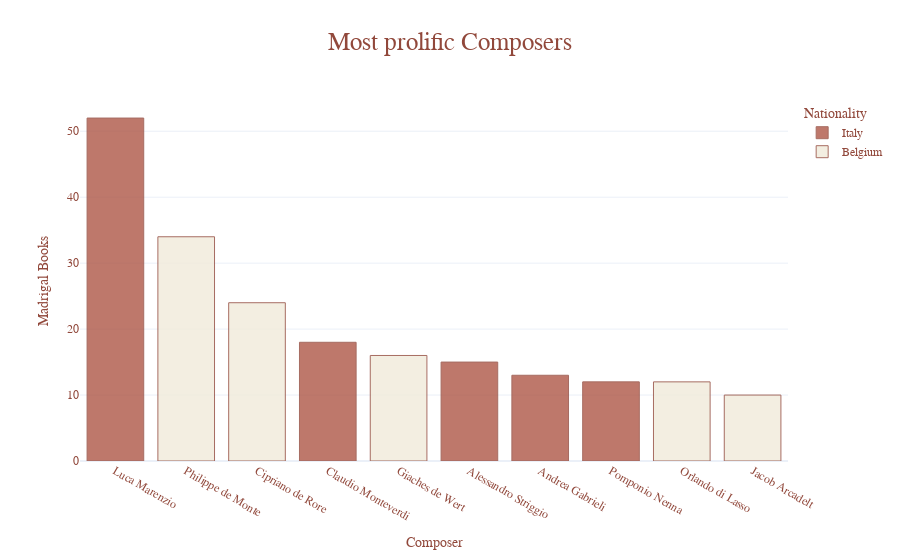

Notebook source saved alongside this figure:
### Code cell
# create a barchart for most prolific composers
viz2 = px.bar(df2, x="Composer", y="Madrigal Books", title="Most prolific Composers", color="Nationality",
             color_discrete_map={ # replaces default color mapping by value
                "Italy": "#ae5747", "Belgium": "#f1ebda"},
              template='plotly_white', hover_name="Composer", hover_data={'Nationality':False, 'Composer':False})

# order x axis values in descending order of number publications
viz2.update_layout(xaxis={'categoryorder':'total descending'})
# style the visualization, update traces, title, layout
viz2.layout.title.font = dict(color='#91483b', family='Trebuchet MS', size=25)
viz2.layout.font = dict(family='Trebuchet MS', color='#91483b')
viz2.update_traces(marker_line_color='#91483b', marker_line_width=1, opacity=0.8)
# align plot title
viz2.layout.title.x = 0.5
viz2.layout.title.xanchor = 'center'
# style hoverlabel
viz2.layout.hoverlabel.bgcolor = '#ffffff'
viz2.layout.hoverlabel.bordercolor = '#91483b'
viz2.layout.hoverlabel.font = dict(color='#91483b', family='Trebuchet MS')

viz2.show()

#viz2.write_html("C:/UNI/DHDK/EPDS/Proj/exports/most_prolific_composers.html")

### Figure 1 — Plotly figure (JSON) as saved in the notebook; plotly's stock layout.template omitted (floating-point values rounded to 4 significant figures)
{"data": [{"alignmentgroup": "True", "customdata": [["Italy"], ["Italy"], ["Italy"], ["Italy"], ["Italy"]], "hovertemplate": "<b>%{hovertext}</b><br><br>Madrigal Books=%{y}<extra></extra>", "hovertext": ["Luca Marenzio", "Claudio Monteverdi", "Alessandro Striggio", "Andrea Gabrieli", "Pomponio Nenna"], "legendgroup": "Italy", "marker": {"color": "#ae5747", "line": {"color": "#91483b", "width": 1}, "pattern": {"shape": ""}}, "name": "Italy", "offsetgroup": "Italy", "opacity": 0.8, "orientation": "v", "showlegend": true, "textposition": "auto", "type": "bar", "x": ["Luca Marenzio", "Claudio Monteverdi", "Alessandro Striggio", "Andrea Gabrieli", "Pomponio Nenna"], "xaxis": "x", "y": [52, 18, 15, 13, 12], "yaxis": "y"}, {"alignmentgroup": "True", "customdata": [["Belgium"], ["Belgium"], ["Belgium"], ["Belgium"], ["Belgium"]], "hovertemplate": "<b>%{hovertext}</b><br><br>Madrigal Books=%{y}<extra></extra>", "hovertext": ["Philippe de Monte", "Cipriano de Rore", "Giaches de Wert", "Orlando di Lasso", "Jacob Arcadelt"], "legendgroup": "Belgium", "marker": {"color": "#f1ebda", "line": {"color": "#91483b", "width": 1}, "pattern": {"shape": ""}}, "name": "Belgium", "offsetgroup": "Belgium", "opacity": 0.8, "orientation": "v", "showlegend": true, "textposition": "auto", "type": "bar", "x": ["Philippe de Monte", "Cipriano de Rore", "Giaches de Wert", "Orlando di Lasso", "Jacob Arcadelt"], "xaxis": "x", "y": [34, 24, 16, 12, 10], "yaxis": "y"}], "layout": {"barmode": "relative", "font": {"color": "#91483b", "family": "Trebuchet MS"}, "hoverlabel": {"bgcolor": "#ffffff", "bordercolor": "#91483b", "font": {"color": "#91483b", "family": "Trebuchet MS"}}, "legend": {"title": {"text": "Nationality"}, "tracegroupgap": 0}, "title": {"font": {"color": "#91483b", "family": "Trebuchet MS", "size": 25}, "text": "Most prolific Composers", "x": 0.5, "xanchor": "center"}, "xaxis": {"anchor": "y", "categoryorder": "total descending", "domain": [0, 1], "title": {"text": "Composer"}}, "yaxis": {"anchor": "x", "domain": [0, 1], "title": {"text": "Madrigal Books"}}}}
